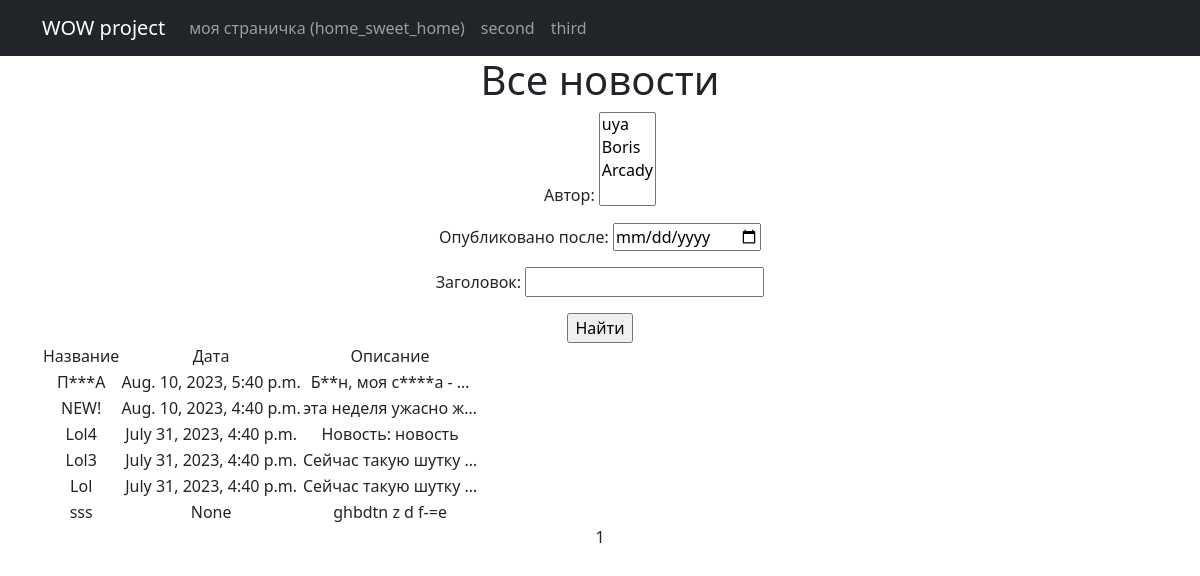
The page /news/ on the database as committed earlier.
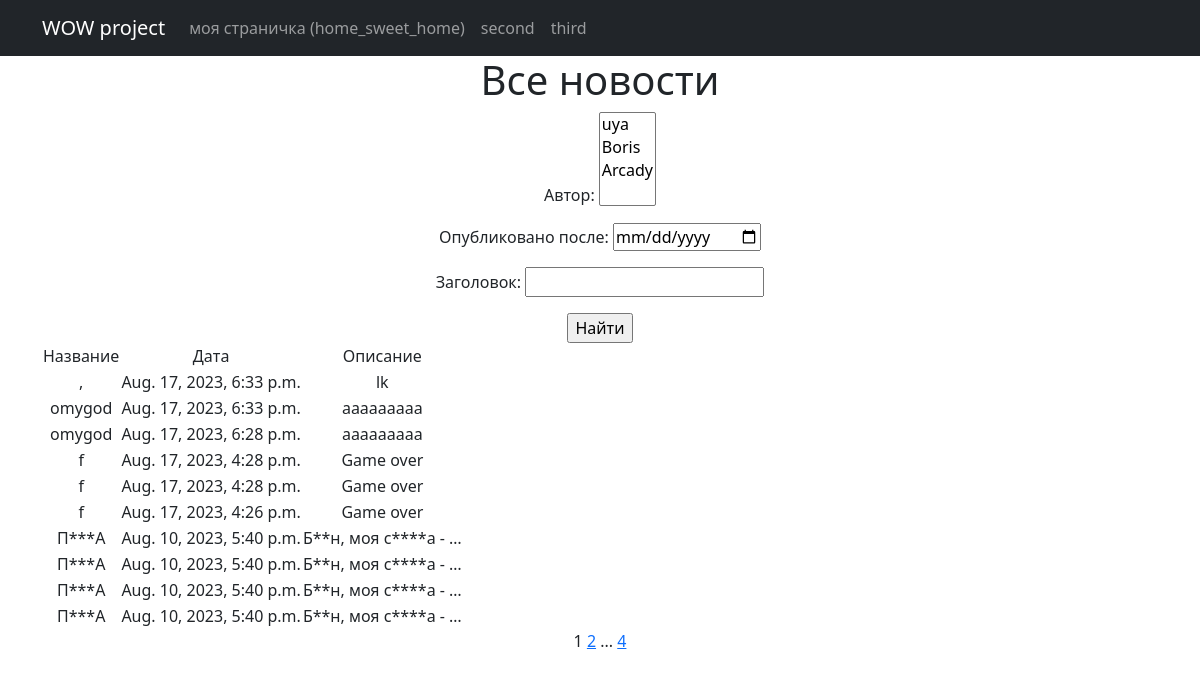
The same page on the database as committed later.
### news/models.py (models this page shows, shortened)
class Post (models.Model):
    author = models.ForeignKey("Author", on_delete=models.CASCADE)
    types = models.CharField(max_length=2, choices=post_types, default=article)
    creation_datetime = models.DateTimeField(auto_now_add=True)
    post_category = models.ManyToManyField("Category", through=PostCategory)
    heading = models.CharField(max_length=255)
    text = models.TextField()
    rating = models.IntegerField(default=0)

### news/views.py (the view)
# urls.py: path('', PostsList.as_view(), name ='post_list'),
class PostsList(ListView):
    model = Post
    ordering = '-creation_datetime'
    template_name = 'posts.html'
    context_object_name = 'posts'
    paginate_by = 10
    def get_queryset(self):
        queryset = super().get_queryset()
        self.filterset = PostFilter(self.request.GET, queryset)
        return self.filterset.qs
    def get_context_data(self, **kwargs: Any) -> Dict[str, Any]:
        context = super().get_context_data(**kwargs)
        context['filterset'] = self.filterset
        return context

### news/templatetags/custom_filters.py (called while the page is built)
@register.filter()
def censor(value):
    if not isinstance(value, str):
        raise TypeError()
    for word in re.findall(r"[\w']+|[.,!?;]",value):
        if word.lower() in censu:
            value = value.replace(word, f"{word[0]}{'*'*(len(word)-2)}{word[-1]}")
    return value

@register.simple_tag(takes_context=True)
def url_replace(context, **kwargs):
    d = context['request'].GET.copy()
    for k, v in kwargs.items():
        d[k]=v
    return d.urlencode()

### templates/posts.html (shortened to what this page needs)
{% extends 'flatpages/default.html' %}
{% load custom_filters %}
{% block content %}
<h1>Все новости</h1>
<form action="" method="get">
    {{filterset.form.as_p }}
    <input type="submit" value="Найти"/>
</form>
  {% if posts %}
        <table>
           <tr>
               <td>Название</td>
               <td>Дата</td>
               <td>Описание</td>
           </tr>
            {% for post in posts %}
           <tr>
               <td>{{ post.heading|censor }}</td>
               <td>{{ post.creation_datetime }}</td>
               <td>{{ post.text|truncatechars:20|censor }}</td>
           </tr>
           {% endfor %}
       </table>
   {% else %}
       <h2>Новостей нет!</h2>
   {% endif %}
    {{ page_obj.number }}
    {% if page_obj.has_next %}
    <a href="?{% url_replace page=page_obj.next_page_number %}">{{ page_obj.next_page_number }}</a>
    {% if paginator.num_pages != page_obj.next_page_number %}
       ...
       <a href="?{% url_replace page=page_obj.paginator.num_pages %}">{{ page_obj.paginator.num_pages }}</a>
       {% endif %}
    {% endif %}
{% endblock content %}

### templates/flatpages/default.html (shortened to what this page needs)
<!DOCTYPE html>
<html lang="en">
    <head>
        {% load static %}
        <link href="{% static 'css/styles.css' %}" rel="stylesheet" />
    </head>
    <body>
        <nav class="navbar navbar-expand-lg navbar-dark bg-dark static-top">
           <div class="container">
               <a class="navbar-brand" href="#">WOW project</a>
               <div class="collapse navbar-collapse" id="navbarResponsive">
                   <ul class="navbar-nav ml-auto">
                       <li class="nav-item active">
                           <a class="nav-link" href="#">моя страничка
                               <span class="sr-only">(home_sweet_home)</span>
                           </a>
                       </li>
                       <li class="nav-item">
                           <a class="nav-link" href="/secondpage/">second</a>
                       </li>
                       <li class="nav-item">
                           <a class="nav-link" href="/thirdpage/">third</a>
                       </li>
                   </ul>
               </div>
           </div>
        </nav>
        <div class="container">
           <div class="row">
               <div class="col-lg-12 text-center">
                   {% block content %}{% endblock content %}
               </div>
           </div>
        </div>
    </body>
</html>

Rows that differ between the two databases and show on the page:
no longer on this page (row unchanged): Post: heading|censor "NEW!", creation_datetime "Aug. 10, 2023, 4:40 p.m.", text|censor "эта неделя ужасно ж…"
no longer on this page (row unchanged): Post: heading|censor "Lol4", creation_datetime "July 31, 2023, 4:40 p.m.", text|censor "Новость: новость"
no longer on this page (row unchanged): Post: heading|censor "Lol3", creation_datetime "July 31, 2023, 4:40 p.m.", text|censor "Сейчас такую шутку …"
no longer on this page (row unchanged): Post: heading|censor "Lol", creation_datetime "July 31, 2023, 4:40 p.m.", text|censor "Сейчас такую шутку …"
removed Post: heading|censor "sss", creation_datetime "None", text|censor "ghbdtn z d f-=e"
added Post: heading|censor ",", creation_datetime "Aug. 17, 2023, 6:33 p.m.", text|censor "lk"
added Post: heading|censor "omygod", creation_datetime "Aug. 17, 2023, 6:33 p.m.", text|censor "aaaaaaaaa"
added Post: heading|censor "omygod", creation_datetime "Aug. 17, 2023, 6:28 p.m.", text|censor "aaaaaaaaa"
added Post: heading|censor "f", creation_datetime "Aug. 17, 2023, 4:28 p.m.", text|censor "Game over"
added Post: heading|censor "f", creation_datetime "Aug. 17, 2023, 4:28 p.m.", text|censor "Game over"
added Post: heading|censor "f", creation_datetime "Aug. 17, 2023, 4:26 p.m.", text|censor "Game over"
added Post: heading|censor "П***А", creation_datetime "Aug. 10, 2023, 5:40 p.m.", text|censor "Б**н, моя с****а - …"
added Post: heading|censor "П***А", creation_datetime "Aug. 10, 2023, 5:40 p.m.", text|censor "Б**н, моя с****а - …"
added Post: heading|censor "П***А", creation_datetime "Aug. 10, 2023, 5:40 p.m.", text|censor "Б**н, моя с****а - …"
Other text that changed with them:
{{ page_obj.next_page_number }}: (not shown) → "2"
{{ page_obj.paginator.num_pages }}: (not shown) → "4"
